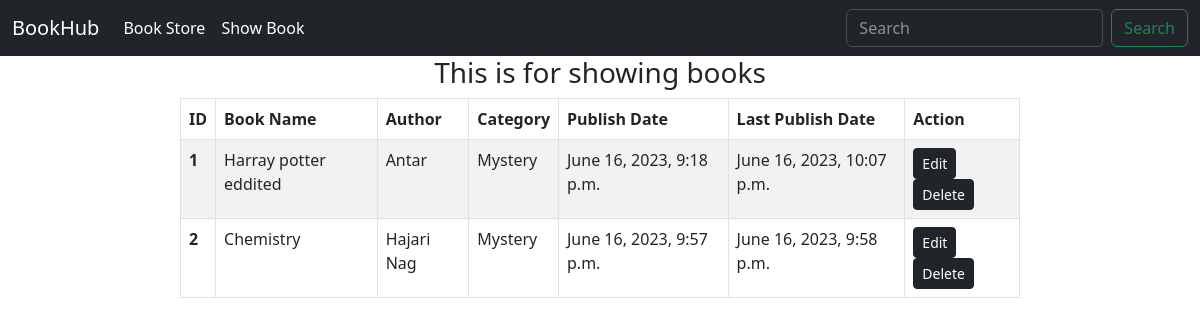
The app's page /show_book/ with its own data.
### book/models.py (models this page shows)
class BookStoreModel(models.Model):
    CATEGORY = (
        ('Mystery', 'Mystery'),
        ('Thriller', 'Thriller'),
        ('Sci-Fi', 'Sci-Fi'),
        ('Humor', 'Humor'),
        ('Horror', 'Horror')
    )
    id = models.IntegerField(primary_key=True)
    book_name = models.CharField(max_length=30)
    author = models.CharField(max_length=30)
    category = models.CharField(max_length=30, choices=CATEGORY)
    first_pub = models.DateTimeField(auto_now_add=True)
    last_pub = models.DateTimeField(auto_now=True)
    def __str__(self):
        return f"{self.id}. {self.book_name}"

### book/views.py (the view)
# urls.py: path('show_book/', show_book, name='show_book'),
def show_book(request):
    book = BookStoreModel.objects.all()
    print(book);
    return render(request, 'show_book.html', {'data': book})

### book/templates/show_book.html
{% extends 'base.html' %}
{% block content %}
<h3 style="text-align:center"> This is for showing books </h3>
<table class="table table-striped table-bordered" style="width: 70%; height: 50%; margin: auto" class="pt-5">
    <thead>
      <tr>
        <th scope="col">ID</th>
        <th scope="col">Book Name</th>
        <th scope="col">Author</th>
        <th scope="col">Category</th>
        <th scope="col">Publish Date</th>
        <th scope="col">Last Publish Date</th>
        <th scope="col">Action</th>
      </tr>
    </thead>
    <tbody>
      {% for item in data %}
      <tr>
        <th scope="row">{{item.id}}</th>
        <td>{{item.book_name}}</td>
        <td>{{item.author}}</td>
        <td>{{item.category}}</td>
        <td>{{item.first_pub}}</td>
        <td>{{item.last_pub}}</td>
        <td><a href={% url 'edit_book' id=item.id %} class="btn btn-dark btn-sm">Edit</a> <a href="{% url 'delete_book' id=item.id %}" class="btn btn-dark btn-sm">Delete</a></td>
      </tr>
      {% endfor %}
    </tbody>
  </table>
{% endblock content %}

### book/templates/base.html (shortened to what this page needs)
<!doctype html>
<html lang="en">
  <head>
    <link href="https://cdn.jsdelivr.net/npm/bootstrap@5.3.0/dist/css/bootstrap.min.css" rel="stylesheet">
  </head>
  <body>
    <nav class="navbar navbar-expand-lg bg-dark" data-bs-theme = "dark">
        <div class="container-fluid">
          <a class="navbar-brand" href="{% url 'homepage' %}">BookHub</a>
          <div class="collapse navbar-collapse" id="navbarSupportedContent">
            <ul class="navbar-nav me-auto mb-2 mb-lg-0">
              <li class="nav-item">
                <a class="nav-link active" aria-current="page" href="{% url 'store_book' %}">Book Store</a>
              </li>
              <li class="nav-item">
                <a class="nav-link active" aria-current="page" href="{% url 'show_book' %}">Show Book</a>
              </li>
            </ul>
            <form class="d-flex" role="search">
              <input class="form-control me-2" type="search" placeholder="Search" aria-label="Search">
              <button class="btn btn-outline-success" type="submit">Search</button>
            </form>
          </div>
        </div>
      </nav>
      {% block content %} This is base page{% endblock content %}
  </body>
</html>

### records on screen
BookStoreModel: id "1", book_name "Harray potter eddited", author "Antar", category "Mystery", first_pub "June 16, 2023, 9:18 p.m.", last_pub "June 16, 2023, 10:07 p.m."
BookStoreModel: id "2", book_name "Chemistry", author "Hajari Nag", category "Mystery", first_pub "June 16, 2023, 9:57 p.m.", last_pub "June 16, 2023, 9:58 p.m."
